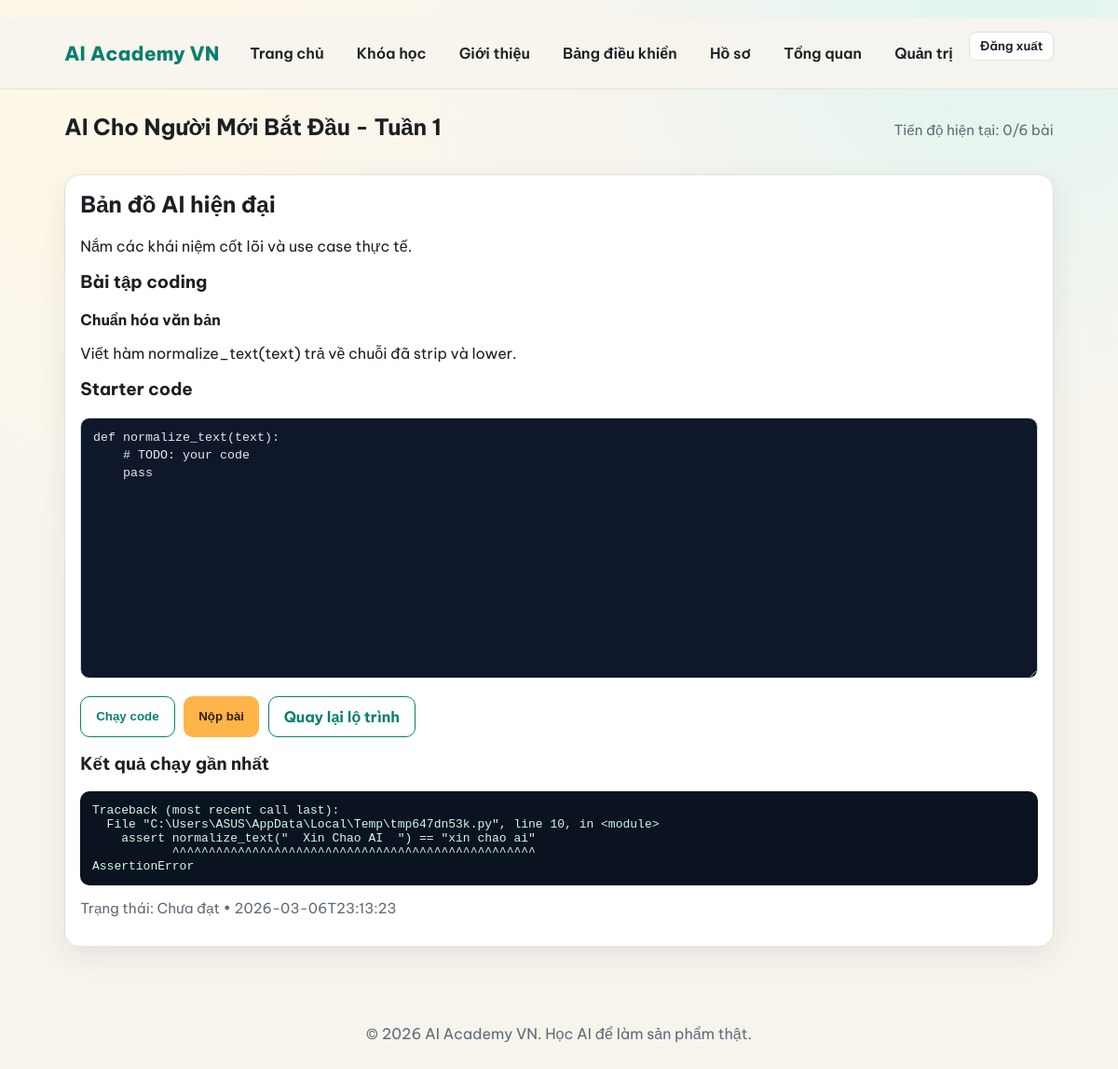
Screenshot of /learn/ai-cho-nguoi-moi-bat-dau/lesson/1 (signed in) with the database file from the repository.
### tables this page shows
CREATE TABLE code_submissions (
                id INTEGER PRIMARY KEY AUTOINCREMENT,
                user_id INTEGER NOT NULL,
                course_slug TEXT NOT NULL,
                week INTEGER NOT NULL,
                code TEXT NOT NULL,
                output TEXT NOT NULL,
                passed INTEGER NOT NULL DEFAULT 0,
                created_at TEXT NOT NULL,
                FOREIGN KEY(user_id) REFERENCES users(id)
            );

### app.py (the view)
    @app.route("/learn/<slug>/lesson/<int:week>")
    @login_required
    def learn_lesson(slug: str, week: int):
        course = get_course(slug)
        if not course:
            return render_template("404.html"), 404
        if not user_has_enrollment(g.current_user["id"], slug):
            flash("Bạn cần mua khóa học trước khi vào học.", "error")
            return redirect(url_for("course_detail", slug=slug))
        units = build_learning_units(course)
        lesson = next((u for u in units if u["week"] == week), None)
        if not lesson:
            return render_template("404.html"), 404
        exercise = build_coding_exercise(week)
        progress = get_learning_progress(g.current_user["id"], slug)
        completed_steps = progress["completed_steps"]
        can_mark = week <= (completed_steps + 1)
        is_done = week <= completed_steps
        db = get_db()
        last_submission = db.execute(
            """
            SELECT code, output, passed, created_at
            FROM code_submissions
            WHERE user_id = ? AND course_slug = ? AND week = ?
            ORDER BY id DESC
            LIMIT 1
            """,
            (g.current_user["id"], slug, week),
        ).fetchone()
        starter_code = last_submission["code"] if last_submission else exercise["starter"]
        return render_template(
            "learn_lesson.html",
            course=course,
            units=units,
            lesson=lesson,
            exercise=exercise,
            completed_steps=completed_steps,
            can_mark=can_mark,
            is_done=is_done,
            starter_code=starter_code,
            last_submission=last_submission,
        )

### templates/learn_lesson.html (shortened to what this page needs)
﻿{% extends "base.html" %}
{% block content %}
<section class="section-head">
    <h1>{{ course.title }} - Tuần {{ lesson.week }}</h1>
    <p class="meta">Tiến độ hiện tại: {{ completed_steps }}/{{ units|length }} bài</p>
</section>
<section class="panel reveal">
    <h2>{{ lesson.title }}</h2>
    <p>{{ lesson.summary }}</p>
    <h3>Bài tập coding</h3>
    <p><strong>{{ exercise.title }}</strong></p>
    <p>{{ exercise.prompt }}</p>
    <h3>Starter code</h3>
    <form method="post" action="{{ url_for('run_lesson_code', slug=course.slug, week=lesson.week) }}" class="code-form">
        <textarea name="code" class="code-editor" spellcheck="false">{{ starter_code }}</textarea>
        <div class="learn-actions">
            <button class="button ghost" type="submit" name="action" value="run">Chạy code</button>
            {% if can_mark and not is_done %}
                <button class="button" type="submit" name="action" value="submit">Nộp bài</button>
            {% elif is_done %}
                <span class="meta">Bài học này đã hoàn thành.</span>
            {% else %}
                <span class="meta">Bạn cần hoàn thành bài trước đó để mở khóa tuần này.</span>
            {% endif %}
            <a class="button ghost" href="{{ url_for('learn_course', slug=course.slug) }}">Quay lại lộ trình</a>
        </div>
    </form>
    {% if last_submission %}
        <h3>Kết quả chạy gần nhất</h3>
        <pre class="code-output">{{ last_submission.output }}</pre>
        <p class="meta">Trạng thái: {% if last_submission.passed %}Đạt{% else %}Chưa đạt{% endif %} • {{ last_submission.created_at }}</p>
    {% endif %}
</section>
{% endblock %}

### static/css/style.css (style rules this page uses)
* { box-sizing: border-box; }
body { margin: 0; font-family: "Be Vietnam Pro", sans-serif; color: var(--text); background: radial-gradient(circle at 10% 10%, #fff8e7 0%, transparent 35%), radial-gradient(circle at 90% 0%, #dff5f0 0%, transparent 28%), var(--bg); }
h1, h2, h3 { margin-top: 0; }
.section-head { display: flex; align-items: baseline; justify-content: space-between; gap: 1rem; margin-bottom: 1rem; }
.card, .panel { background: var(--surface); border: 1px solid var(--border); border-radius: 16px; padding: 1rem; box-shadow: var(--shadow); }
.meta { color: var(--muted); font-size: 0.95rem; }
.button { display: inline-block; border: none; border-radius: 10px; background: var(--accent); color: #2f2105; text-decoration: none; font-weight: 700; padding: 0.68rem 1rem; cursor: pointer; margin-top: 0.5rem; }
.button.ghost { background: transparent; border: 1px solid var(--primary); color: var(--primary); }
.learn-actions { display: flex; gap: 0.6rem; flex-wrap: wrap; }
.code-form { display: grid; gap: 0.7rem; }
.code-editor { width: 100%; min-height: 280px; border: 1px solid #cfd8dc; border-radius: 10px; padding: 0.8rem; background: #0f172a; color: #e2e8f0; font-family: Consolas, "Courier New", monospace; line-height: 1.4; }
.code-output { background: #0b1220; color: #d1fae5; border-radius: 10px; padding: 0.8rem; overflow-x: auto; }
.reveal { opacity: 0; transform: translateY(10px); animation: cardIn 0.45s ease forwards; }

### rows the page displays
code_submissions: code "def normalize_text(text): # TODO: your code pass", output "Traceback (most recent call last): File \"C:\\Users\\ASUS\\AppData\\Local\\Temp\\tmp647dn53k.py\", line 10, in <module> assert normalize_text(\" Xin Chao AI \") == \"xin chao ai\" ^^^^^^^^^^^^^^^^^^^^^^^^^^^^^^^^^^^^^^^^^^^^^^^^^^ AssertionError", created_at "2026-03-06T23:13:23"

### other values shown
{{ course.title }} "AI Cho Người Mới Bắt Đầu"
{{ lesson.week }} "1"
{{ completed_steps }} "0"
{{ units|length }} "6"
{{ lesson.title }} "Bản đồ AI hiện đại"
{{ lesson.summary }} "Nắm các khái niệm cốt lõi và use case thực tế."
{{ exercise.title }} "Chuẩn hóa văn bản"
{{ exercise.prompt }} "Viết hàm normalize_text(text) trả về chuỗi đã strip và lower."
